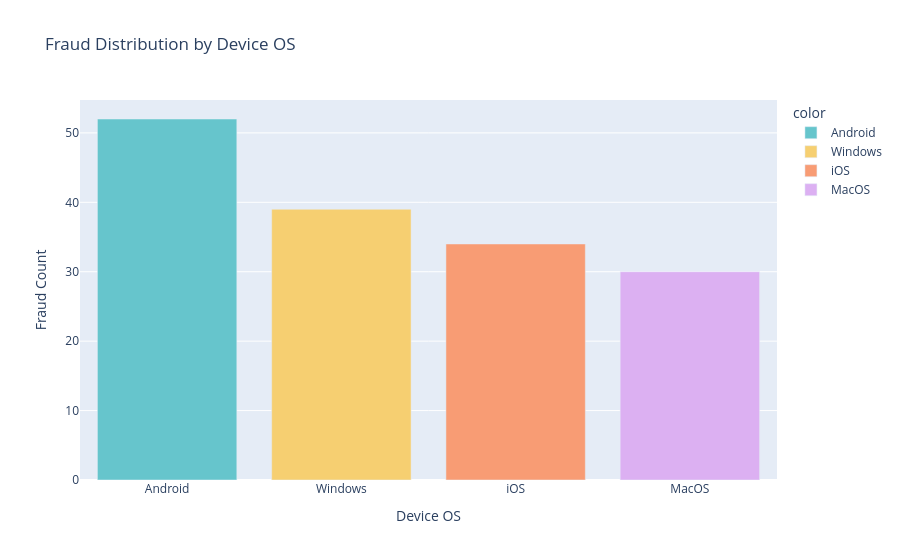

Notebook cell for this chart:
### Code cell
# Plot 8: Fraud distribution by Device OS
fig = px.bar(
    x=fraud['Device_OS'].value_counts().index,
    y=fraud['Device_OS'].value_counts().values,
    color=fraud['Device_OS'].value_counts().index,
    title='Fraud Distribution by Device OS',
    labels={'x': 'Device OS', 'y': 'Fraud Count'},
    color_discrete_sequence=px.colors.qualitative.Pastel
)
fig.update_layout(xaxis={'categoryorder': 'total descending'})
fig.show()

### Figure 1 — Plotly figure (JSON) as saved in the notebook; plotly's stock layout.template omitted (floating-point values rounded to 4 significant figures)
{"data": [{"hovertemplate": "color=Android<br>Device OS=%{x}<br>Fraud Count=%{y}<extra></extra>", "legendgroup": "Android", "marker": {"color": "rgb(102, 197, 204)", "pattern": {"shape": ""}}, "name": "Android", "orientation": "v", "showlegend": true, "textposition": "auto", "type": "bar", "x": ["Android"], "xaxis": "x", "y": [52], "yaxis": "y"}, {"hovertemplate": "color=Windows<br>Device OS=%{x}<br>Fraud Count=%{y}<extra></extra>", "legendgroup": "Windows", "marker": {"color": "rgb(246, 207, 113)", "pattern": {"shape": ""}}, "name": "Windows", "orientation": "v", "showlegend": true, "textposition": "auto", "type": "bar", "x": ["Windows"], "xaxis": "x", "y": [39], "yaxis": "y"}, {"hovertemplate": "color=iOS<br>Device OS=%{x}<br>Fraud Count=%{y}<extra></extra>", "legendgroup": "iOS", "marker": {"color": "rgb(248, 156, 116)", "pattern": {"shape": ""}}, "name": "iOS", "orientation": "v", "showlegend": true, "textposition": "auto", "type": "bar", "x": ["iOS"], "xaxis": "x", "y": [34], "yaxis": "y"}, {"hovertemplate": "color=MacOS<br>Device OS=%{x}<br>Fraud Count=%{y}<extra></extra>", "legendgroup": "MacOS", "marker": {"color": "rgb(220, 176, 242)", "pattern": {"shape": ""}}, "name": "MacOS", "orientation": "v", "showlegend": true, "textposition": "auto", "type": "bar", "x": ["MacOS"], "xaxis": "x", "y": [30], "yaxis": "y"}], "layout": {"barmode": "relative", "legend": {"title": {"text": "color"}, "tracegroupgap": 0}, "title": {"text": "Fraud Distribution by Device OS"}, "xaxis": {"anchor": "y", "categoryorder": "total descending", "domain": [0, 1], "title": {"text": "Device OS"}}, "yaxis": {"anchor": "x", "domain": [0, 1], "title": {"text": "Fraud Count"}}}}
